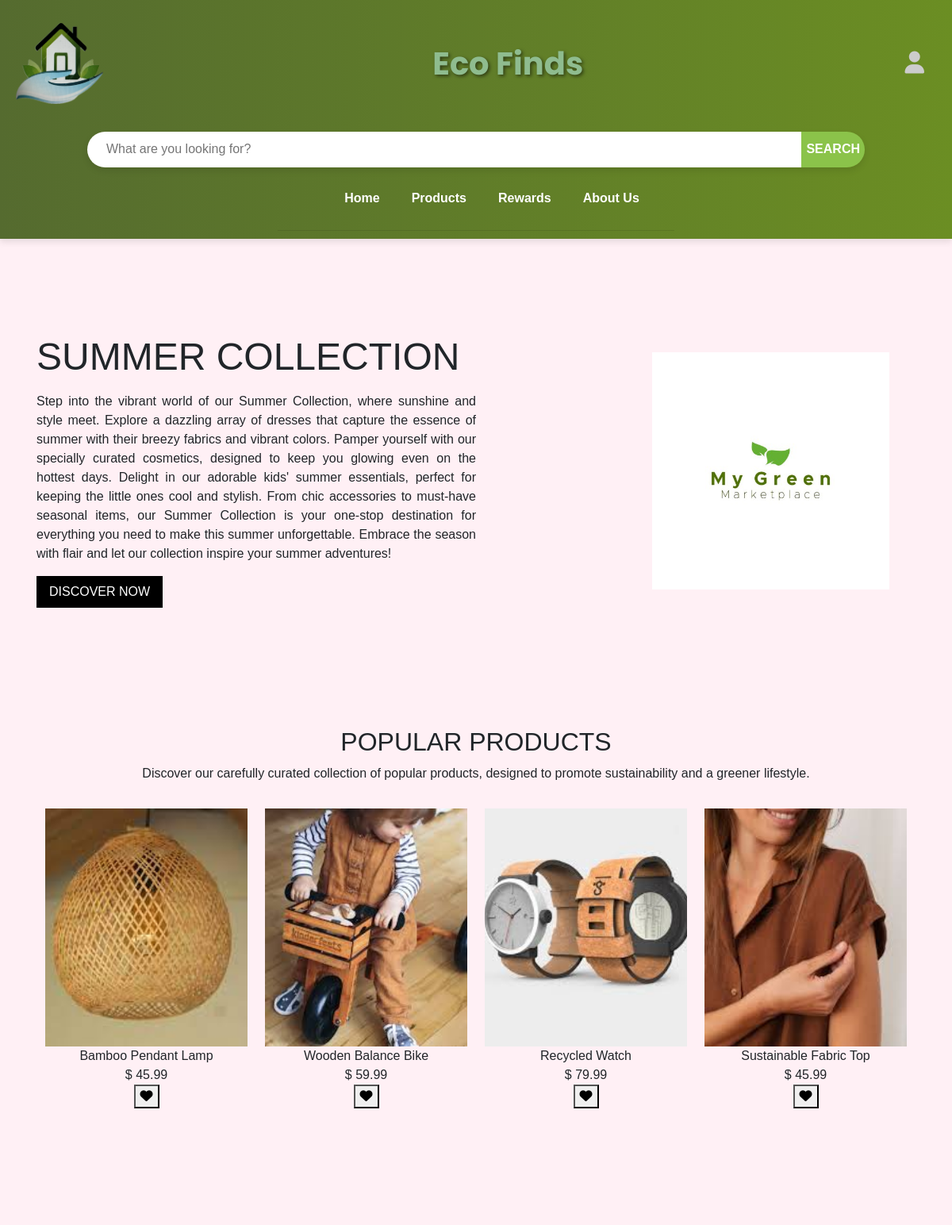
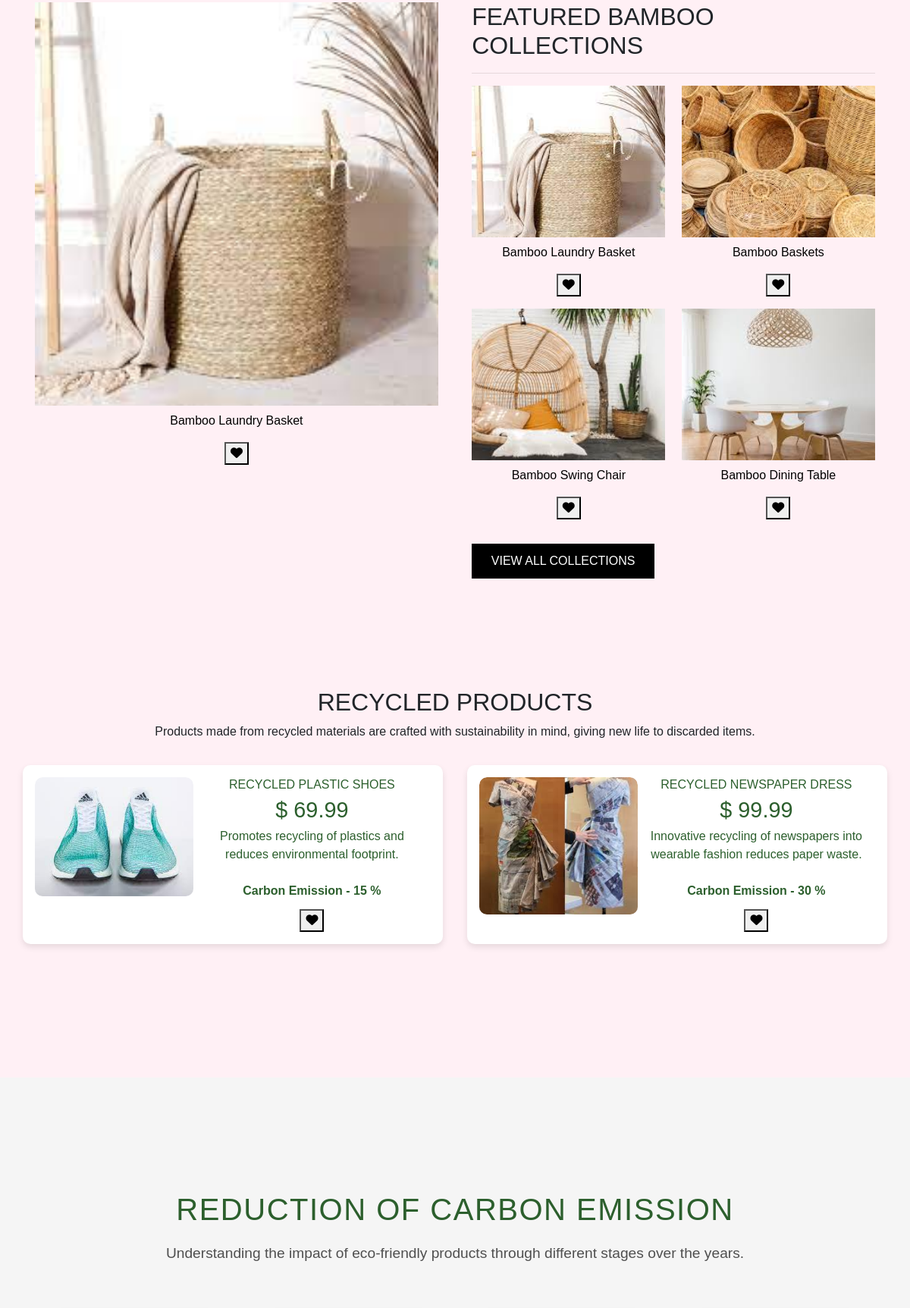
The page / (upper part) on the database its author committed (2 pictures, top to bottom).
### marketplace/models.py (models this page shows, shortened)
class Product(models.Model):
    name = models.CharField(max_length=200)
    description = models.TextField()
    price = models.DecimalField(max_digits=10, decimal_places=2)
    image = models.ImageField(upload_to=get_upload_path)
    category = models.ForeignKey(Category, on_delete=models.CASCADE)
    carbon_emission = models.PositiveIntegerField(help_text="Carbon emission reduction percentage")
    environmental_impact = models.TextField()
    created_at = models.DateTimeField(auto_now_add=True)
    quantity = models.PositiveIntegerField(default=1)

### marketplace/views.py (the view)
# urls.py: 2. Add a URL to urlpatterns:  path('', views.home, name='home')
def home(request):
    products = Product.objects.all()
    bamboo_category = Category.objects.get(name="Bamboo_Products")
    bamboo_products = Product.objects.filter(category=bamboo_category)[:5]
    home_essentials_category = Category.objects.get(name="Home_Essentials")
    kids_section_category = Category.objects.get(name="Kids_Section")
    men_clothing_category = Category.objects.get(name="Men_Clothing")
    women_clothing_category = Category.objects.get(name="Women_Clothing")
    recycled_category = Category.objects.get(name="Recycled_Products")
    home_essentials = Product.objects.filter(category=home_essentials_category)
    kids_section = Product.objects.filter(category=kids_section_category)
    men_clothing = Product.objects.filter(category=men_clothing_category)
    women_clothing = Product.objects.filter(category=women_clothing_category)
    recycled_products = Product.objects.filter(category=recycled_category)
    username = request.session.get('username', None)
    context = {
        'products': products,
        'bamboo_products': bamboo_products,
        'home_essentials': home_essentials,
        'kids_section': kids_section,
        'recycled_products': recycled_products,
        'men_clothing': men_clothing,
        'women_clothing': women_clothing,
        'username': username,
    }
    return render(request, 'marketplace/home.html', context)

### marketplace/templates/marketplace/home.html (shortened to what this page needs)
{% extends "marketplace/base.html" %}

### marketplace/templates/marketplace/base.html (shortened to what this page needs)
<!DOCTYPE html>
<html lang="en">
<head>
    {% load static %}
    <link href="https://stackpath.bootstrapcdn.com/bootstrap/4.5.2/css/bootstrap.min.css" rel="stylesheet">
    <link rel="stylesheet" href="{% static 'styles.css' %}">
    <link rel="stylesheet" href="https://cdnjs.cloudflare.com/ajax/libs/font-awesome/5.15.4/css/all.min.css">
</head>
<body>
<header>
    <div class="header-content">
        <div id="logo">
            <img src="{% static 'images/logo3.png' %}" alt="Logo" width="60" height="72">
        </div>
        <div id="center-text">
            Eco Finds
        </div>
        <div class="user-info">
            <div class="icons">
                <div class="dropdown">
                    <span class="material-symbols-outlined user-icon"><i class="fas fa-user fa-2x"></i></span>
                </div>
            </div>
        </div>
    </div>
    <div class="wrapper">
        <div class="searchBar">
            <input id="searchQueryInput" type="text" name="searchQueryInput" placeholder="What are you looking for?" value="" />
            <button id="searchQuerySubmit" type="submit" name="searchQuerySubmit">Search</button>
        </div>
    </div>
    <nav>
        <ul class="navigation-menu">
            <li><a href="{% url 'home' %}">Home</a></li>
            <li><a href="{% url 'product_showcase' %}">Products</a></li>
            <li><a href="{% url 'rewards' %}"> Rewards </a></li>
            <li><a href="{% url 'aboutus' %}">About Us</a></li>
        </ul>
    </nav>
</header>
<section id="summer-collection">
    <div class="container">
        <div class="sc-content">
            <h1>summer collection</h1>
            <p class="description">Step into the vibrant world of our Summer Collection, where sunshine and style meet. Explore a dazzling array of dresses that capture the essence of summer with their breezy fabrics and vibrant colors. Pamper yourself with our specially curated cosmetics, designed to keep you glowing even on the hottest days. Delight in our adorable kids' summer essentials, perfect for keeping the little ones cool and stylish. From chic accessories to must-have seasonal items, our Summer Collection is your one-stop destination for everything you need to make this summer unforgettable. Embrace the season with flair and let our collection inspire your summer adventures!</p>
            <a href="{% url 'products' %}?category=Summer_Collection">discover now</a>
        </div>
        <div class="sc-media">
            <div class="sc-media-bg">
                <img src="{% static 'images/slide3.jpg' %}" alt="sc-image" />
            </div>
        </div>
    </div>
</section>
<section id="products">
    <div class="container">
        <div class="products-header">
            <h2>Popular Products</h2>
            <p>Discover our carefully curated collection of popular products, designed to promote sustainability and a greener lifestyle.</p>
        </div>
        <div class="product product-1">
            <figure>
                <img src="{{ home_essentials.2.image.url }}" alt="product-image">
                <figcaption>{{ home_essentials.2.name }}</figcaption>
                <figcaption>$ {{ home_essentials.2.price }}</figcaption>
                <button class="wishlist-button" onclick="addToWishlist('{{ home_essentials.2.id }}')"><i class="fas fa-heart"></i></button>
            </figure>
        </div>
        <div class="product product-2">
            <figure>
                <img src="{{ kids_section.4.image.url }}" alt="product-image">
                <figcaption>{{ kids_section.4.name }}</figcaption>
                <figcaption>$ {{ kids_section.4.price }}</figcaption>
                <button class="wishlist-button" onclick="addToWishlist('{{ kids_section.4.id }}')"><i class="fas fa-heart"></i></button>
            </figure>
        </div>
        <div class="product product-3">
            <figure>
                <img src="{{ recycled_products.3.image.url }}" alt="product-image">
                <figcaption>{{ recycled_products.3.name }}</figcaption>
                <figcaption>$ {{ recycled_products.3.price }}</figcaption>
                <button class="wishlist-button" onclick="addToWishlist('{{ recycled_products.3.id }}')"><i class="fas fa-heart"></i></button>
            </figure>
        </div>
        <div class="product product-4">
            <figure>
                <img src="{{ women_clothing.1.image.url }}" alt="product-image">
                <figcaption>{{ women_clothing.1.name }}</figcaption>
                <figcaption>$ {{ women_clothing.1.price }}</figcaption>
                <button class="wishlist-button" onclick="addToWishlist('{{ women_clothing.1.id }}')"><i class="fas fa-heart"></i></button>
            </figure>
        </div>
    </div>
</section>
<section id="collections">
    <div class="container">
        <div class="c-1">
            <div class="c-1-image-holder">
                <img src="{{ bamboo_products.0.image.url }}" alt="image">
                <p class="product-name">{{ bamboo_products.0.name }}</p>
                <button class="wishlist-button" onclick="addToWishlist('{{ bamboo_products.0.id }}')"><i class="fas fa-heart"></i></button>
            </div>
        </div>
        <div class="c-2">
            <h2>Featured Bamboo Collections</h2>
            <hr />
            <div class="c-2-image-holder">
                {% for product in bamboo_products|slice:":4" %}
                <div class="image-wrapper">
                    <img src="{{ product.image.url }}" alt="{{ product.name }}">
                    <p class="product-name">{{ product.name }}</p>
                    <button class="wishlist-button" onclick="addToWishlist('{{ product.id }}')"><i class="fas fa-heart"></i></button>
                </div>
                {% endfor %}
            </div>
            <p class="button"><a href="{% url 'products' %}?category=Bamboo_Products" class="view-all-collections-link">view all collections</a></p>
        </div>
    </div>
</section>
<section id="blog">
    <div class="container">
        <div class="blog-header">
            <h2> Recycled Products </h2>
            <p>
                Products made from recycled materials are crafted with sustainability in mind,
                giving new life to discarded items.
            </p>
        </div>
        <div class="blog-content">
            <div class="blog-1">
                <div class="blog-1-image-holder">
                    <img src="{{recycled_products.6.image.url }}" alt="image">
                </div>
                <div class="blog-1-content">
                    <h4>{{recycled_products.6.name }}</h4>
                    <h3>$ {{recycled_products.6.price }}</h3>
                    <p class="description">
                        {{recycled_products.6.environmental_impact }}<br><br>
                        <b> Carbon Emission - {{recycled_products.6.carbon_emission }} %</b>
                    </p>
                    <button class="wishlist-button" onclick="addToWishlist('{{ recycled_products.6.id }}')"><i class="fas fa-heart"></i></button>
                </div>
            </div>
            <div class="blog-2">
                <div class="blog-2-image-holder">
                    <img src="{{recycled_products.5.image.url }}" alt="image">
                </div>
                <div class="blog-2-content">
                    <h4>{{recycled_products.5.name }}</h4>
                    <h3>$ {{recycled_products.5.price }}</h3>
                    <p class="description">
                        {{recycled_products.5.environmental_impact }}<br><br>
                        <b> Carbon Emission - {{recycled_products.5.carbon_emission }} %</b>
                    </p>
                    <button class="wishlist-button" onclick="addToWishlist('{{ recycled_products.5.id }}')"><i class="fas fa-heart"></i></button>
                </div>
            </div>
        </div>
    </div>
</section>
<section id="carbon-footprint">
    <div class="container">
        <div class="stats-header">
            <h2>  Reduction of Carbon Emission </h2>
            <p>Understanding the impact of eco-friendly products through different stages over the years.</p>
        </div>
        <div class="stats-content">
        </div>
    </div>
</section>
</body>
</html>

### rows shown on the page
Product: image (picture), name "Bamboo Pendant Lamp", price "45.99"
Product: image (picture), name "Wooden Balance Bike", price "59.99"
Product: image (picture), name "Recycled Watch", price "79.99"
Product: image (picture), name "Sustainable Fabric Top", price "45.99"
Product: image (picture), name "Bamboo Laundry Basket"
Product: image (picture), name "Bamboo Baskets"
Product: image (picture), name "Bamboo Swing Chair"
Product: image (picture), name "Bamboo Dining Table"
Product: image (picture), name "RECYCLED PLASTIC SHOES", price "69.99", environmental_impact "Promotes recycling of plastics and reduces environmental footprint.", carbon_emission "15"
Product: image (picture), name "RECYCLED NEWSPAPER DRESS", price "99.99", environmental_impact "Innovative recycling of newspapers into wearable fashion reduces paper waste.", carbon_emission "30"
